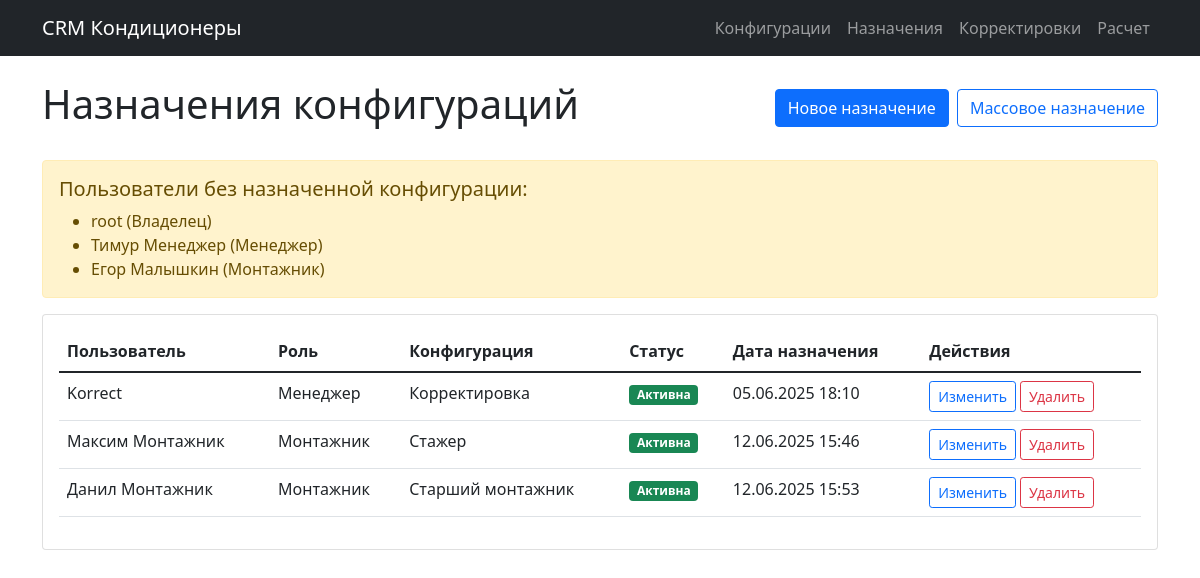
Screenshot of /salary/assignments/ (signed in) with the database file from the repository.
### user_accounts/models.py (models this page shows, shortened)
class User(AbstractUser):
    ROLE_CHOICES = (
        ('owner', 'Владелец'),
        ('manager', 'Менеджер'),
        ('installer', 'Монтажник'),
    )
    role = models.CharField(max_length=10, choices=ROLE_CHOICES)
    phone = models.CharField(max_length=15, blank=True)
    groups = models.ManyToManyField(
        'auth.Group',
        related_name='user_accounts_user_set',
        blank=True,
        help_text='The groups this user belongs to.',
        verbose_name='groups',
    )
    user_permissions = models.ManyToManyField(
        'auth.Permission',
        related_name='user_accounts_user_set',
        blank=True,
        help_text='Specific permissions for this user.',
        verbose_name='user permissions',
    )

### salary_config/models.py (models this page shows, shortened)
class UserSalaryAssignment(models.Model):
    user = models.OneToOneField(
        User,
        on_delete=models.CASCADE,
        related_name='salary_assignment',
        verbose_name="Пользователь"
    )
    config = models.ForeignKey(
        SalaryConfig,
        on_delete=models.CASCADE,
        verbose_name="Конфигурация зарплаты"
    )
    assigned_at = models.DateTimeField(auto_now_add=True, verbose_name="Дата назначения")
    class Meta:
        verbose_name = "Назначение зарплаты"
        verbose_name_plural = "Назначения зарплат"

class SalaryConfig(models.Model):
    name = models.CharField(max_length=100, verbose_name="Название конфигурации")
    description = models.TextField(blank=True, verbose_name="Описание")
    is_active = models.BooleanField(default=True, verbose_name="Активна")
    created_at = models.DateTimeField(auto_now_add=True, verbose_name="Дата создания")
    updated_at = models.DateTimeField(auto_now=True, verbose_name="Дата обновления")
    class Meta:
        verbose_name = "Конфигурация зарплат"
        verbose_name_plural = "Конфигурации зарплат"
        ordering = ['-created_at']

### salary_config/views.py (the view)
# urls.py: path('assignments/', views.salary_assignments, name='assignments'),
@login_required
def salary_assignments(request):
   if request.user.role != 'owner':
       messages.error(request, 'У вас нет прав для управления назначениями зарплат.')
       return redirect('dashboard')
   assignments = UserSalaryAssignment.objects.all().select_related('user', 'config')
   users_without_config = SalaryConfigService.get_users_without_config()
   context = {
       'assignments': assignments,
       'users_without_config': users_without_config,
   }
   return render(request, 'salary_config/assignments.html', context)

### salary_config/services.py (called while the page is built)
    @staticmethod
    def get_users_without_config():
        return User.objects.exclude(
            id__in=UserSalaryAssignment.objects.values_list('user_id', flat=True)
        ).filter(role__in=['manager', 'installer', 'owner'])

### templates/salary_config/assignments.html (shortened to what this page needs)
{% extends 'salary_config/base.html' %}
{% block content %}
<div class="d-flex justify-content-between align-items-center mb-4">
    <h1>Назначения конфигураций</h1>
    <div class="d-flex gap-2">
        <a href="{% url 'salary_config:assignment_create' %}" class="btn btn-primary">Новое назначение</a>
        <a href="{% url 'salary_config:bulk_assignment' %}" class="btn btn-outline-primary">Массовое назначение</a>
    </div>
</div>
{% if users_without_config %}
<div class="alert alert-warning">
    <h5>Пользователи без назначенной конфигурации:</h5>
    <ul class="mb-0">
        {% for user in users_without_config %}
            <li>{{ user.get_full_name|default:user.username }} ({{ user.get_role_display }})</li>
        {% endfor %}
    </ul>
</div>
{% endif %}
<div class="card">
    <div class="card-body">
        {% if assignments %}
            <div class="table-responsive">
                <table class="table">
                    <thead>
                        <tr>
                            <th>Пользователь</th>
                            <th>Роль</th>
                            <th>Конфигурация</th>
                            <th>Статус</th>
                            <th>Дата назначения</th>
                            <th>Действия</th>
                        </tr>
                    </thead>
                    <tbody>
                        {% for assignment in assignments %}
                        <tr>
                            <td>{{ assignment.user.get_full_name|default:assignment.user.username }}</td>
                            <td>{{ assignment.user.get_role_display }}</td>
                            <td>{{ assignment.config.name }}</td>
                            <td>
                                {% if assignment.config.is_active %}
                                    <span class="badge bg-success">Активна</span>
                                {% else %}
                                    <span class="badge bg-secondary">Неактивна</span>
                                {% endif %}
                            </td>
                            <td>{{ assignment.assigned_at|date:"d.m.Y H:i" }}</td>
                            <td>
                                <div class="d-flex gap-1">
                                    <a href="{% url 'salary_config:assignment_edit' assignment.pk %}" class="btn btn-sm btn-outline-primary">Изменить</a>
                                    <a href="{% url 'salary_config:assignment_delete' assignment.pk %}" class="btn btn-sm btn-outline-danger">Удалить</a>
                                </div>
                            </td>
                        </tr>
                        {% endfor %}
                    </tbody>
                </table>
            </div>
        {% else %}
            <div class="text-center py-5">
                <h4>Назначения не найдены</h4>
                <p>Создайте первое назначение конфигурации</p>
                <a href="{% url 'salary_config:assignment_create' %}" class="btn btn-primary">Создать назначение</a>
            </div>
        {% endif %}
    </div>
</div>
{% endblock %}

### rows the page displays
User: get_full_name "root", role "Владелец"
User: get_full_name "Тимур Менеджер", role "Менеджер"
User: get_full_name "Егор Малышкин", role "Монтажник"
UserSalaryAssignment: user.get_full_name "Korrect", user.role "Менеджер", config.name "Корректировка", shows "Активна", assigned_at "05.06.2025 18:10"
UserSalaryAssignment: user.get_full_name "Максим Монтажник", user.role "Монтажник", config.name "Стажер", shows "Активна", assigned_at "12.06.2025 15:46"
UserSalaryAssignment: user.get_full_name "Данил Монтажник", user.role "Монтажник", config.name "Старший монтажник", shows "Активна", assigned_at "12.06.2025 15:53"
